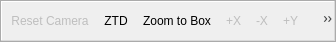
<?xml version="1.0" encoding="UTF-8"?>
<ui version="4.0">
 <class>pqCameraToolbar</class>
 <widget class="QToolBar" name="pqCameraToolbar">
  <property name="geometry">
   <rect>
    <x>0</x>
    <y>0</y>
    <width>336</width>
    <height>42</height>
   </rect>
  </property>
  <property name="windowTitle">
   <string>Camera Controls</string>
  </property>
  <property name="orientation">
   <enum>Qt::Horizontal</enum>
  </property>
  <action name="actionResetCamera">
   <property name="enabled">
    <bool>false</bool>
   </property>
   <property name="icon">
    <iconset resource="../../../Components/Resources/pqComponents.qrc">
     <normaloff>:/pqWidgets/Icons/pqResetCamera.png</normaloff>:/pqWidgets/Icons/pqResetCamera.png</iconset>
   </property>
   <property name="text">
    <string>&amp;Reset</string>
   </property>
   <property name="iconText">
    <string>Reset Camera</string>
   </property>
   <property name="statusTip">
    <string>Reset Camera</string>
   </property>
  </action>
  <action name="actionPositiveX">
   <property name="enabled">
    <bool>false</bool>
   </property>
   <property name="icon">
    <iconset resource="../../../Components/Resources/pqComponents.qrc">
     <normaloff>:/pqWidgets/Icons/pqXPlus.png</normaloff>:/pqWidgets/Icons/pqXPlus.png</iconset>
   </property>
   <property name="text">
    <string>+X</string>
   </property>
   <property name="toolTip">
    <string>Set view direction to +X</string>
   </property>
   <property name="statusTip">
    <string>Set view direction to +X</string>
   </property>
   <property name="whatsThis">
    <string>Set view direction to +X</string>
   </property>
  </action>
  <action name="actionNegativeX">
   <property name="enabled">
    <bool>false</bool>
   </property>
   <property name="icon">
    <iconset resource="../../../Components/Resources/pqComponents.qrc">
     <normaloff>:/pqWidgets/Icons/pqXMinus.png</normaloff>:/pqWidgets/Icons/pqXMinus.png</iconset>
   </property>
   <property name="text">
    <string>-X</string>
   </property>
   <property name="toolTip">
    <string>Set view direction to -X</string>
   </property>
   <property name="statusTip">
    <string>Set view direction to -X</string>
   </property>
   <property name="whatsThis">
    <string>Set view direction to -X</string>
   </property>
  </action>
  <action name="actionPositiveY">
   <property name="enabled">
    <bool>false</bool>
   </property>
   <property name="icon">
    <iconset resource="../../../Components/Resources/pqComponents.qrc">
     <normaloff>:/pqWidgets/Icons/pqYPlus.png</normaloff>:/pqWidgets/Icons/pqYPlus.png</iconset>
   </property>
   <property name="text">
    <string>+Y</string>
   </property>
   <property name="toolTip">
    <string>Set view direction to +Y</string>
   </property>
   <property name="statusTip">
    <string>Set view direction to +Y</string>
   </property>
   <property name="whatsThis">
    <string>Set view direction to +Y</string>
   </property>
  </action>
  <action name="actionNegativeY">
   <property name="enabled">
    <bool>false</bool>
   </property>
   <property name="icon">
    <iconset resource="../../../Components/Resources/pqComponents.qrc">
     <normaloff>:/pqWidgets/Icons/pqYMinus.png</normaloff>:/pqWidgets/Icons/pqYMinus.png</iconset>
   </property>
   <property name="text">
    <string>-Y</string>
   </property>
   <property name="toolTip">
    <string>Set view direction to -Y</string>
   </property>
   <property name="statusTip">
    <string>Set view direction to -Y</string>
   </property>
   <property name="whatsThis">
    <string>Set view direction to -Y</string>
   </property>
  </action>
  <action name="actionPositiveZ">
   <property name="enabled">
    <bool>false</bool>
   </property>
   <property name="icon">
    <iconset resource="../../../Components/Resources/pqComponents.qrc">
     <normaloff>:/pqWidgets/Icons/pqZPlus.png</normaloff>:/pqWidgets/Icons/pqZPlus.png</iconset>
   </property>
   <property name="text">
    <string>+Z</string>
   </property>
   <property name="toolTip">
    <string>Set view direction to +Z</string>
   </property>
   <property name="statusTip">
    <string>Set view direction to +Z</string>
   </property>
   <property name="whatsThis">
    <string>Set view direction to +Z</string>
   </property>
  </action>
  <action name="actionNegativeZ">
   <property name="enabled">
    <bool>false</bool>
   </property>
   <property name="icon">
    <iconset resource="../../../Components/Resources/pqComponents.qrc">
     <normaloff>:/pqWidgets/Icons/pqZMinus.png</normaloff>:/pqWidgets/Icons/pqZMinus.png</iconset>
   </property>
   <property name="text">
    <string>-Z</string>
   </property>
   <property name="toolTip">
    <string>Set view direction to -Z</string>
   </property>
   <property name="statusTip">
    <string>Set view direction to -Z</string>
   </property>
   <property name="whatsThis">
    <string>Set view direction to -Z</string>
   </property>
  </action>
  <action name="actionRotate90degCW">
   <property name="enabled">
    <bool>false</bool>
   </property>
   <property name="icon">
    <iconset resource="../../../Components/Resources/pqComponents.qrc">
     <normaloff>:/pqWidgets/Icons/pqRotateCameraCW.png</normaloff>:/pqWidgets/Icons/pqRotateCameraCW.png</iconset>
   </property>
   <property name="text">
    <string></string>
   </property>
   <property name="toolTip">
    <string>Rotate 90° clockwise</string>
   </property>
   <property name="statusTip">
    <string>Rotate 90° clockwise</string>
   </property>
   <property name="whatsThis">
    <string>Rotate 90° clockwise</string>
   </property>
  </action>
  <action name="actionRotate90degCCW">
   <property name="enabled">
    <bool>false</bool>
   </property>
   <property name="icon">
    <iconset resource="../../../Components/Resources/pqComponents.qrc">
     <normaloff>:/pqWidgets/Icons/pqRotateCameraCCW.png</normaloff>:/pqWidgets/Icons/pqRotateCameraCCW.png</iconset>
   </property>
   <property name="text">
    <string></string>
   </property>
   <property name="toolTip">
    <string>Rotate 90° counterclockwise</string>
   </property>
   <property name="statusTip">
    <string>Rotate 90° counterclockwise</string>
   </property>
   <property name="whatsThis">
    <string>Rotate 90° counterclockwise</string>
   </property>
  </action>
  <action name="actionZoomToBox">
   <property name="checkable">
    <bool>true</bool>
   </property>
   <property name="icon">
    <iconset resource="../../../Components/Resources/pqComponents.qrc">
     <normaloff>:/pqWidgets/Icons/pqZoomToSelection.png</normaloff>:/pqWidgets/Icons/pqZoomToSelection.png</iconset>
   </property>
   <property name="text">
    <string>Zoom to Box</string>
   </property>
   <property name="statusTip">
    <string>Zoom to Box</string>
   </property>
  </action>
  <action name="actionZoomToData">
   <property name="text">
    <string>ZTD</string>
   </property>
   <property name="toolTip">
    <string>Zoom To Data</string>
   </property>
   <property name="icon">
    <iconset resource="../../../Components/Resources/pqComponents.qrc">
     <normaloff>:/pqWidgets/Icons/pqZoomToData.png</normaloff>:/pqWidgets/Icons/pqZoomToData.png</iconset>
   </property>
  </action>
  <addaction name="actionResetCamera"/>
  <addaction name="actionZoomToData"/>
  <addaction name="actionZoomToBox"/>
  <addaction name="actionPositiveX"/>
  <addaction name="actionNegativeX"/>
  <addaction name="actionPositiveY"/>
  <addaction name="actionNegativeY"/>
  <addaction name="actionPositiveZ"/>
  <addaction name="actionNegativeZ"/>
  <addaction name="actionRotate90degCW"/>
  <addaction name="actionRotate90degCCW"/>
 </widget>
 <resources>
  <include location="../../../Components/Resources/pqComponents.qrc"/>
 </resources>
 <connections/>
</ui>
